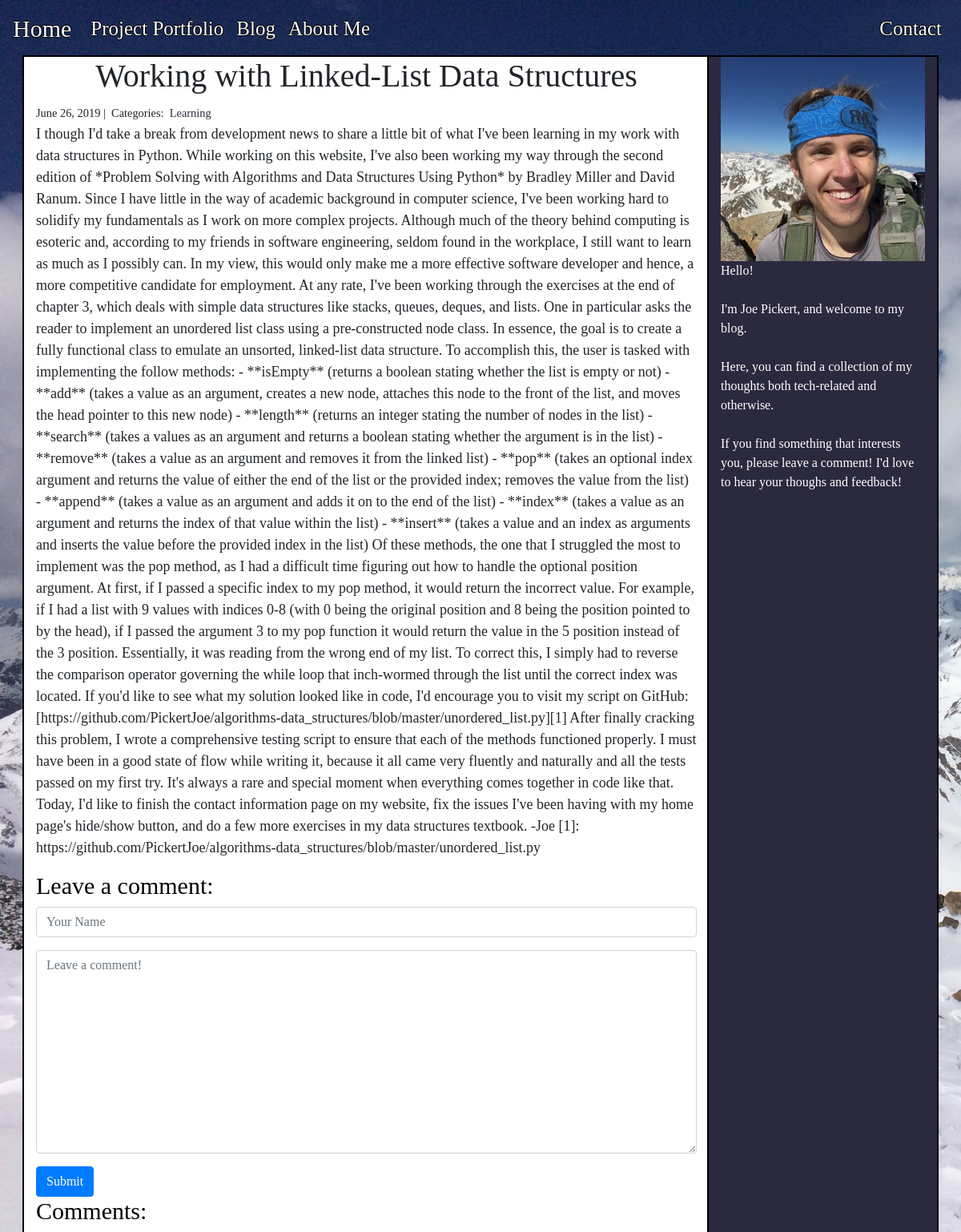
Page /blog/8/ on the committed database.
### blog/models.py (models this page shows)
class Post(models.Model):
    title = models.CharField(max_length=255)
    body = models.TextField()
    created_on = models.DateTimeField(auto_now_add=True)
    last_modified = models.DateTimeField(auto_now_add=True)
    categories = models.ManyToManyField('Category', related_name='posts')

class Category(models.Model):
    name = models.CharField(max_length=20)
    class Meta:
        verbose_name_plural = 'Categories'

### blog/views.py (the view, shortened to what this page needs)
# urls.py: path('<int:pk>/', views.blog_detail, name='blog_detail'),
def blog_detail(request, pk):
    post = Post.objects.get(pk=pk)
    form = CommentForm()
    comments = Comment.objects.filter(post=post)
    context = {
        'post': post,
        'comments': comments,
        'form': form,
    }
    return render(request, 'blog_detail.html', context)

### blog/forms.py
class CommentForm(forms.Form):
    author = forms.CharField(
        max_length=60,
        widget=forms.TextInput(attrs={
            'class': 'form-control',
            'placeholder': 'Your Name'
        })
    )
    body = forms.CharField(widget=forms.Textarea(
        attrs={
            'class': 'form-control',
            'placeholder': 'Leave a comment!'
        })
    )

### blog/templates/blog_detail.html (shortened to what this page needs)
{% extends 'base.html' %}
{% block page_content %}
{% load staticfiles %}
<div class="container">
    <div class="row">
        <div class="col-9 blog-detail">
            <h1 align='center'>{{ post.title }}</h1>
            <small>
                {{ post.created_on.date }} |&nbsp;
                Categories:&nbsp;
                {% for category in post.categories.all %}
                <a href="{% url 'blog_category' category.name %}">
                    {{ category.name }}
                </a>&nbsp;
                {% endfor %}
            </small>
            <p class='content-markdown'>{{ post.body  }}</p>
            <h2>Leave a comment:</h2>
            <form action='/blog/{{ post.pk }}/' method='post'>
                <div class='form-group'>
                    {{ form.author }}
                </div>
                <div class='form-group'>
                    {{ form.body }}
                </div>
                <button type='submit' class='btn btn-primary'>Submit</button>
            </form>
            <h2>Comments:</h2>
        </div>
        <div class="col-3">
        <img src="{% static '/images/Pro.jpg' %}" class='img-fluid'>
                Hello!</br></br>
                I'm Joe Pickert, and welcome to my blog.<br><br>
                Here, you can find a collection of my thoughts both tech-related and otherwise.<br><br>
                If you find something that interests you, please leave a comment! I'd love to hear your thoughs and feedback!
  </div>
</div>
</div>
{% endblock %}

### static/css/custom.css (style rules this page uses)
html * { font-family: "Times New Roman" !important; }
body { background-image: url("../images/snow.jpg"); background-size: cover; background-attachment: fixed; }
.blog-detail { background-color: white !important; font-size: 18px; }
a { color:#2A293E; }
h1 { text-align: center; }
h2 { color:black; font-size: 30px; }
.col-9 { background-color: #9F9C99; outline: 2px solid black; }
.col-3 { background-color: #2A293E; outline: 2px solid black; color: white; }

### rows in the picture
Post: title "Working with Linked-List Data Structures", created_on "June 26, 2019", body "I though I'd take a break from development news to share a little bit of what I've been learning in my work with data structures in Python. While working on this website, I've also been working my way through the second edition of *Problem Solving with Algorithms and Data Structures Using Python* by Bradley Miller and David Ranum. Since I have little in the way of academic background in computer science, I've been working hard to solidify my fundamentals as I work on more complex projects. Although much of the theory behind computing is esoteric and, according to my friends in software engineering, seldom found in the workplace, I still want to learn as much as I possibly can. In my view,…"
Category: name "Learning"
